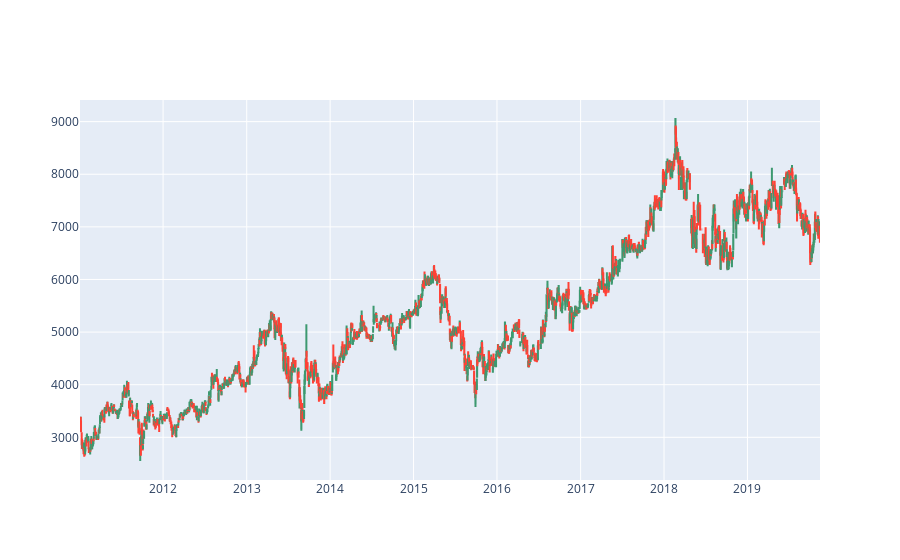

Notebook code for this chart:
### Code cell
import plotly.graph_objects as go

fig = go.Figure(data=[go.Candlestick(x=data_all['Date'],
                open=data_all['Open'], high=data_all['High'],
                low=data_all['Low'], close=data_all['Close'])
                     ])

fig.update_layout(xaxis_rangeslider_visible=False)
fig.show()

### Figure 1 — Plotly figure (JSON) as saved in the notebook; plotly's stock layout.template omitted (floating-point values rounded to 4 significant figures; data arrays with more than 128 entries replaced by an {"elided": "..."} marker saying what was removed)
{"data": [{"close": {"elided": "2207 float values"}, "high": {"elided": "2207 float values"}, "low": {"elided": "2207 float values"}, "open": {"elided": "2207 float values"}, "type": "candlestick", "x": {"elided": "2207 str values"}}], "layout": {"xaxis": {"rangeslider": {"visible": false}}}}
